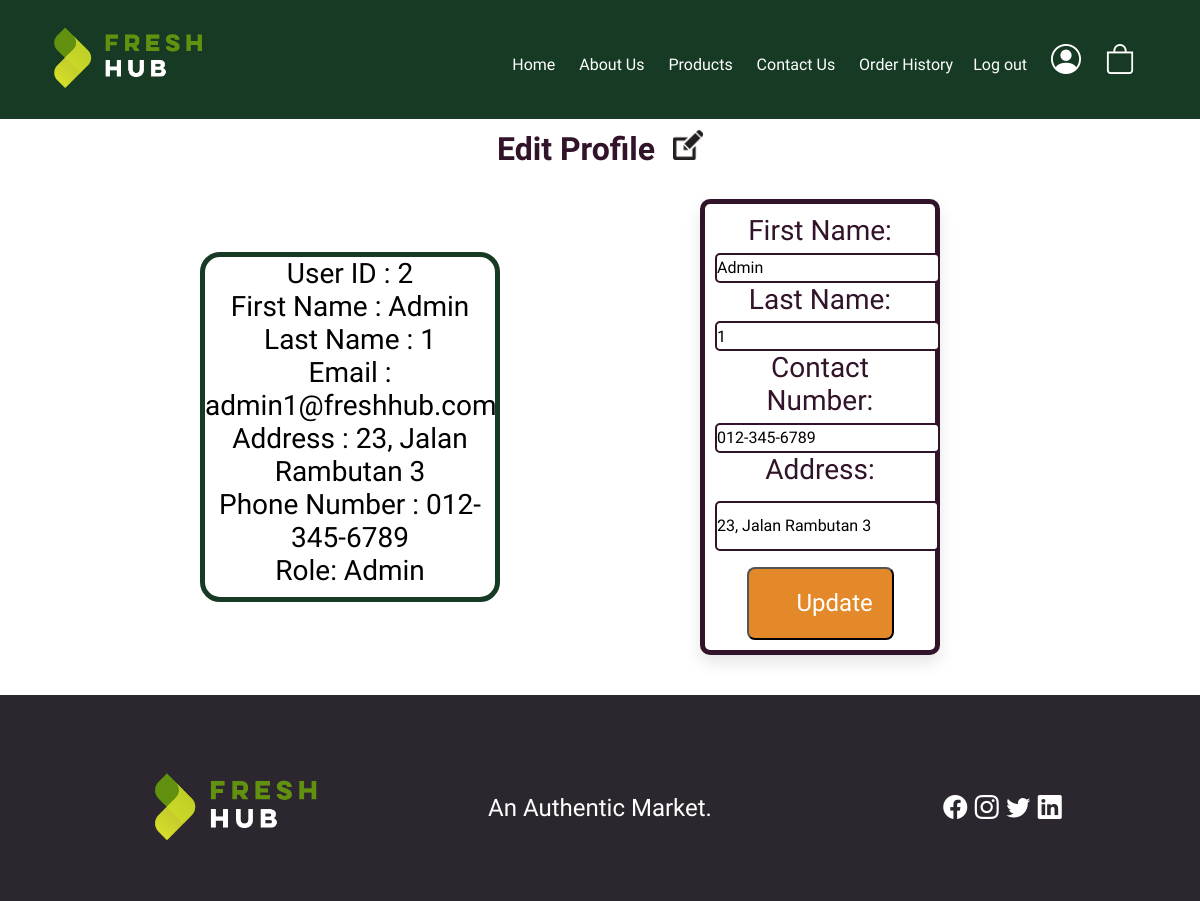
Page /profilePage/editProfile.php (signed in) on the committed database.
### tables this page shows
CREATE TABLE `users` (
  `user_id` int(11) NOT NULL,
  `first_name` varchar(255) NOT NULL,
  `last_name` varchar(255) NOT NULL,
  `email` varchar(255) NOT NULL,
  `password` varchar(255) NOT NULL,
  `role` varchar(255) NOT NULL,
  `contact_number` varchar(255) DEFAULT NULL,
  `address` varchar(255) DEFAULT NULL
);

### profilePage/editProfile.php (the view, shortened to what this page needs)
<?php
    include ("../homepage/dbConnection.php");
    include ("../homepage/header.php");
    if (isset($_SESSION['userID'])) {
        $userID = $_SESSION["userID"];
    } else {
        header("Location:../loginRegister/login.php");
    }
?>
<!DOCTYPE html>
<html lang="en">
<head>
    <link href = "../homepage/homepage.css" rel = "stylesheet" type = "text/css">
    <link href = '../manageProducts/productsAndProfiles.css' rel = 'stylesheet'>
</head>
<body>
    <h1 class = "product_title">Edit Profile
        <img width="30px" src = "../images/edit.png" style = "margin-left:10px;">
    </h1>
    <?php
        $showProfile = "SELECT * FROM users WHERE user_id = '$userID'";
        $result = mysqli_query($connection, $showProfile);
        if (mysqli_num_rows($result) > 0) {
            while ($showProfile = mysqli_fetch_assoc($result)) { ?>
            <section class = "box-container" style = "grid-template-columns:1fr 1fr;">
                <div class = "item-box" style = "width:100%;" >
                    <div class = "box" style = "padding-bottom:10px; margin-right:100px; width: 50%;">
                        <div>User ID : <?= $showProfile['user_id']; ?></div>
                        <div>First Name : <?= $showProfile['first_name']; ?></div>
                        <div>Last Name : <?= $showProfile['last_name']; ?></div>
                        <div>Email : <?= $showProfile['email']; ?></div>
                        <div>Address : <?= $showProfile['address']; ?></div>
                        <div>Phone Number : <?= $showProfile['contact_number']; ?></div>
                        <div style = "text-transform:capitalize;">Role: <?= $showProfile['role']; ?></div>
                    </div>
                </div>
                <form action = "#" method = "post" class = "submissionForm" style = "margin-left: 100px; width:40%;">
                    First Name: <br> <input class = "input_lengthen" type = "text" name = "firstName" value = "<?= $showProfile['first_name']; ?>" required> <br>
                    Last Name: <br> <input class = "input_lengthen" type = "text" name = "lastName" value = "<?= $showProfile['last_name']; ?>" required> <br>
                    Contact Number: <br> <input class = "input_lengthen" type = "text" min = "0" name = "contactNumber" required value = "<?= $showProfile['contact_number'];?>" > <br>
                    Address: <br> <input style = "height: 50px; length: 150px; margin-top:15px;" type = "text" name = "address" required value = "<?= $showProfile['address'];?>"> <br>
                    <button type = "submit" name = "update" class = "btn" style = "background-color: #E48929; width: 70%; font-size:24px;">Update</button>
                </form>
            </section>
        <?php }
    } ?>
</body>
</html>
<?php
    include ("../homepage/footer.php");
?>

### homepage/homepage.css (style rules this page uses)
* { margin: 0; padding: 0; box-sizing: border-box; }
body { font-family: 'Didact Gothic', sans-serif; display: flex; flex-direction: column; min-height: 100vh; }

### manageProducts/productsAndProfiles.css (style rules this page uses)
:root { --green:#163A24; --orange:#E48929; --red:#e74c3c; --oak:#32142A; --light-color:#666; --white:#fff; --light-bg:#f6f6f6; --border:.2rem solid var(--oak); --box-shadow:0 .5rem 1rem rgba(0,0,0,.1); }
.submissionForm { display: block; margin-left: auto; margin-right: auto; margin-top: 10px; margin-bottom: 10px; padding: 10px; text-align: center;; width: 40%; border:var(--border); border-color: var(--oak); background-color: var(--white); box-shadow: var(--box-shadow); border-radius: 10px; border-width: 5px; color:var(--oak); font-size: 28px; }
.submissionForm input { height: 30px; border: 2px solid var(--oak); border-radius: 5px; font-size: 16px; font-family: 'Didact Gothic', sans-serif; }
.box-container { display: grid; grid-template-columns: 1fr 1fr 1fr 1fr 1fr; padding-bottom: 30px; padding-left: auto; padding-right: auto; }
.product_title { font-family: 'Calistoga', cursive; text-align: center; margin: 0 auto 10px; line-height: 60px; color: var(--oak); }
.item-box { display: block; margin: auto; }
.btn { font-family: Didact Gothic, sans-serif; display: block; width: 100%; margin-top: 1rem; margin-left:auto; margin-right:auto; border-radius: .5rem; color:var(--white); font-size: 2rem; padding:1.3rem 3rem; text-transform: capitalize; cursor: pointer; text-align: center; }
.btn { background-color: var(--green); }
.box { display: block; width: 30%; margin-left: auto; margin-right: auto; border: 5px solid #163A24; border-radius: 20px; text-align: center; padding-bottom: 25px; font-size: 28px; }
.input_lengthen { width: 225px; height: 20px; text-align: left; }

### rows in the picture
users: user_id "2", first_name "Admin", last_name "1", email "admin1@freshhub.com", address "23, Jalan Rambutan 3", contact_number "012-345-6789", role "Admin", firstName "Admin", lastName "1", contactNumber "012-345-6789"
